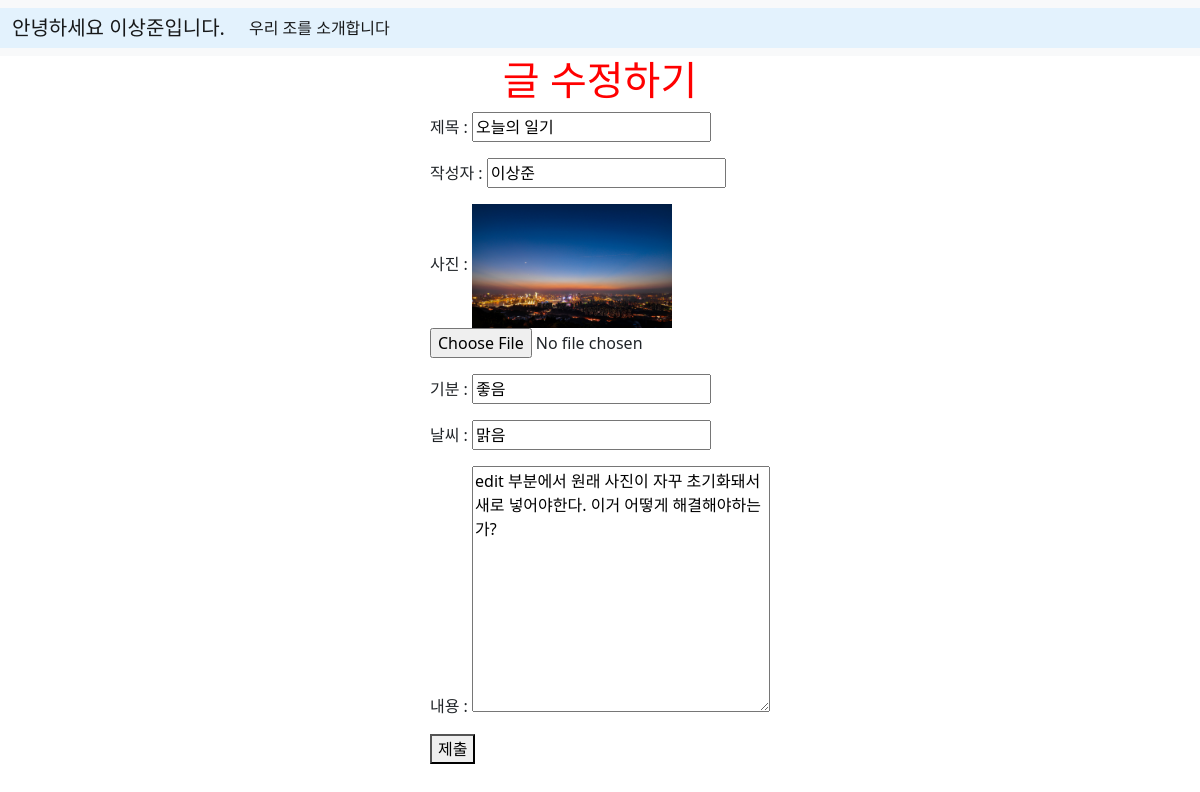
The app's page /edit/7 with its own data.
### main/models.py (models this page shows, shortened)
class Post(models.Model): # 모델 class 명을 Blog에서 Post로 바꾸기
    title = models.CharField(max_length=200) # title : 최대 길이 200
    writer = models.CharField(max_length=100) # writer : 최대 길이 100
    mood = models.CharField(max_length=20) # mood : 기분
    weather = models.CharField(max_length=20) # weather : 오늘 날씨
    pub_date = models.DateTimeField() # pub_date : 게시날짜
    body = models.TextField() # body : post의 body
    image = models.ImageField(upload_to="post/", blank=True, null=True)

### main/views.py (the view)
# urls.py: path('edit/<int:id>', edit, name = "edit"),
def edit(request, id):
    edit_post = Post.objects.get(id=id)
    return render(request, 'main/edit.html', {'post' : edit_post})

### main/templates/main/edit.html (shortened to what this page needs)
{% extends 'base.html' %}
{% load static %}
{% block content %}
<div class="container">
    <h1>글 수정하기</h1>
    <form action="{% url 'main:update' post.id %}" method="POST" enctype="multipart/form-data">
        <p>제목 : <input type="text" name="title" value="{{post.title}}"></p>
        <p>작성자 : <input type="text" name="writer" value="{{post.writer}}"></p>
        <p>사진 : {% if post.image %}<img src="{{ post.image.url }}" width="200" /><br />{% endif %}<input type="file" name="image"></p>
        <p>기분 : <input type="text" name = "mood" value="{{post.mood}}"></p>
        <p>날씨 : <input type = "text" name = "weather" value="{{post.weather}}"></p>
        <p>내용 : <textarea name="body" id="" cols="30" rows="10" >{{post.body}}</textarea></p>
        <button type="submit">제출</button>
    </form>
</div>
{% endblock %}

### likelion_11th_B_sangjunlee_homework/static/css/project.css (style rules this page uses)
h1 { color: red; text-align: center; }
.container { display: flex; justify-content: center; align-items: center; flex-direction: column; }

### records on screen
Post: title "오늘의 일기", writer "이상준", image (picture), mood "좋음", weather "맑음", body "edit 부분에서 원래 사진이 자꾸 초기화돼서 새로 넣어야한다. 이거 어떻게 해결해야하는가?"
